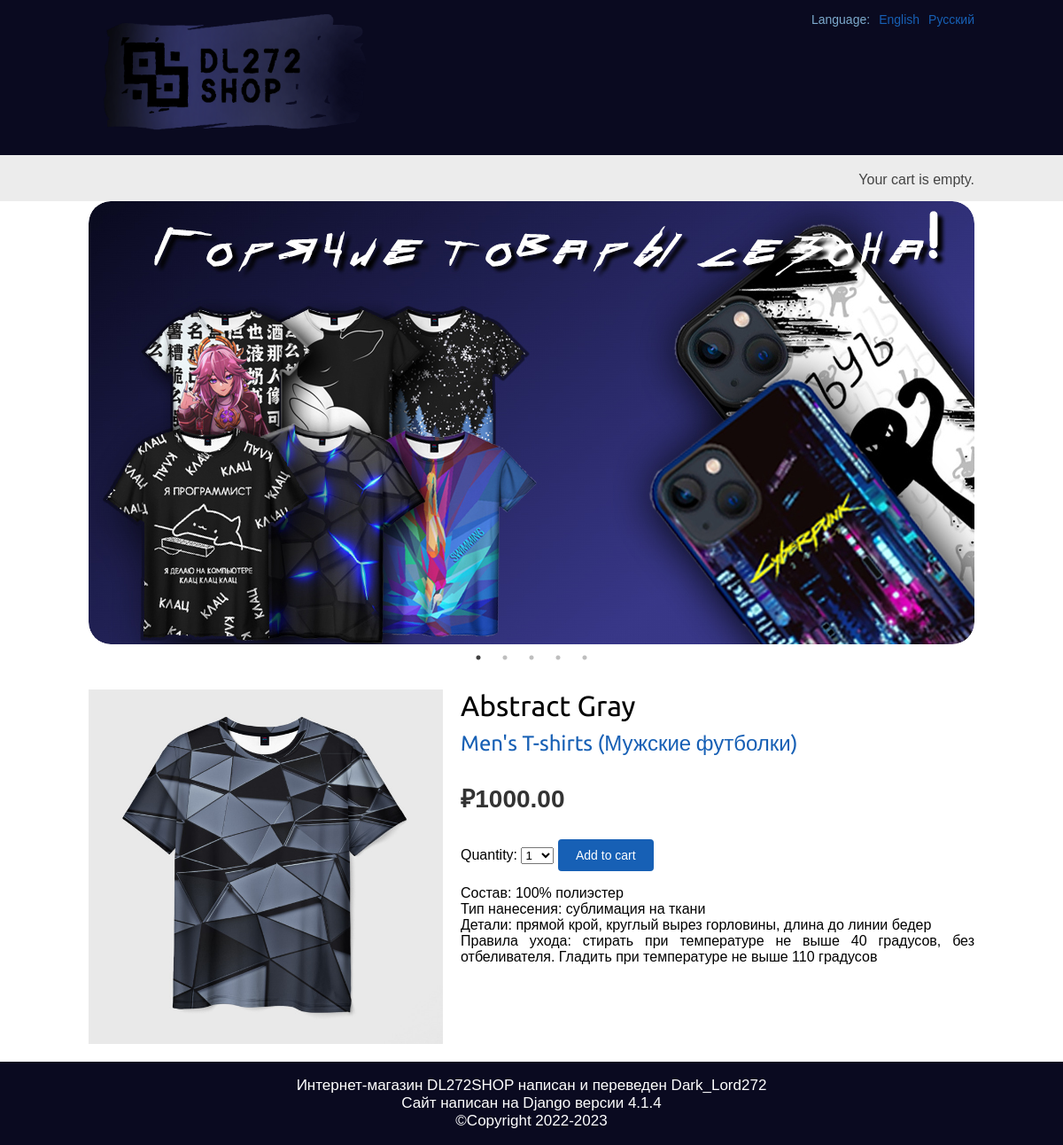
Page /en/2/abstract-gray/ on the committed database.
### shop/models.py (models this page shows, shortened)
class Product(models.Model):
    category = models.ForeignKey(Category, related_name='products', on_delete=models.DO_NOTHING)
    name = models.CharField(max_length=200, db_index=True)
    slug = models.SlugField(max_length=200, db_index=True)
    image = models.ImageField(upload_to='products/%Y/%m/%d', blank=True)
    description = models.TextField(blank=True)
    price = models.DecimalField(max_digits=10, decimal_places=2)
    stock = models.PositiveIntegerField()
    available = models.BooleanField(default=True)
    hot = models.BooleanField(default=False)
    created = models.DateTimeField(auto_now_add=True)
    updated = models.DateTimeField(auto_now=True)
    class Meta:
        ordering = ('name',)
        index_together = (('id', 'slug'),)

class Category(models.Model):
    name = models.CharField(max_length=200, db_index=True)
    slug = models.SlugField(max_length=200, db_index=True, unique=True)
    class Meta:
        ordering = ('name',)
        verbose_name = 'Категория'
        verbose_name_plural = 'Категории'
    def __str__(self):
        return self.name
    def get_absolute_url(self):
            return reverse('shop:product_list_by_category',
                           args=[self.slug])

### shop/views.py (the view)
# urls.py: path('<int:id>/<slug:slug>/', views.product_detail,
def product_detail(request, id, slug):
    language = request.LANGUAGE_CODE
    product = get_object_or_404(Product,
                                id=id,
                                available=True)
    cart_product_form = CartAddProductForm()
    recommended_products = []
    return render(request,
                  'shop/product/detail.html',
                  {'product': product,
                  'cart_product_form': cart_product_form,
                  'recommended_products': recommended_products})

### cart/forms.py
class CartAddProductForm(forms.Form):
    quantity = forms.TypedChoiceField(
								choices=PRODUCT_QUANTITY_CHOICES,
								coerce=int,
								label=_('Quantity'))
    update = forms.BooleanField(required=False, initial=False,widget=forms.HiddenInput)

### cart/cart.py (called while the page is built)
    def __len__(self):
        return sum(item['quantity'] for item in self.cart.values())

### cart/context_processors.py (called while the page is built)
def cart(request):
    return {'cart': Cart(request)}

### shop/templates/shop/product/detail.html (shortened to what this page needs)
{% extends "shop/base.html" %}
{% load i18n %}
{% load static %}
{% block content %}
  <div class="product-detail">
    <img src="{% if product.image %}{{ product.image.url }}{% else %}{% static "img/no_image.png" %}{% endif %}">
    <h1>{{ product.name }}</h1>
    <h2><a href="{{ product.category.get_absolute_url }}">{{ product.category }}</a></h2>
    <p class="price">₽{{ product.price }}</p>
    <form action="{% url "cart:cart_add" product.id %}" method="post">
      {{ cart_product_form }}
      <input type="submit" value="{% trans "Add to cart" %}">
    </form>
    {{ product.description|linebreaks }}
  </div>
{% endblock %}

### shop/static/css/base.css (style rules this page uses)
body { margin:0; padding:0; font-family:helvetica, sans-serif; }
h1, h2, h3, h4, h5 , h6 { font-family: 'Ubuntu', sans-serif; font-weight:normal; }
a { text-decoration:none; color:#1760b5; }
a.button, input[type="submit"] { color:#fff; background:#1760b5; border-radius:4px; padding:10px 20px; font-size:14px; border:0; }
.product-detail { text-align:justify; }
.product-detail .price { color:#333; font-size:28px; font-weight:bold; }
.product-detail img { width:40%; float:left; padding:0 20px 20px 0; }
.product-detail h1 { margin-bottom:0; }
.product-detail h2 { margin-top:10px; }

### rows in the picture
Product: image (picture), name "Abstract Gray", category "Men's T-shirts (Мужские футболки)", price "1000.00", description "Состав: 100% полиэстер Тип нанесения: сублимация на ткани Детали: прямой крой, круглый вырез горловины, длина до линии бедер Правила ухода: стирать при температуре не выше 40 градусов, без отбеливателя. Гладить при температуре не выше 110 градусов"

### other values in the picture
{{ language.name_local }} "English" "Русский"
